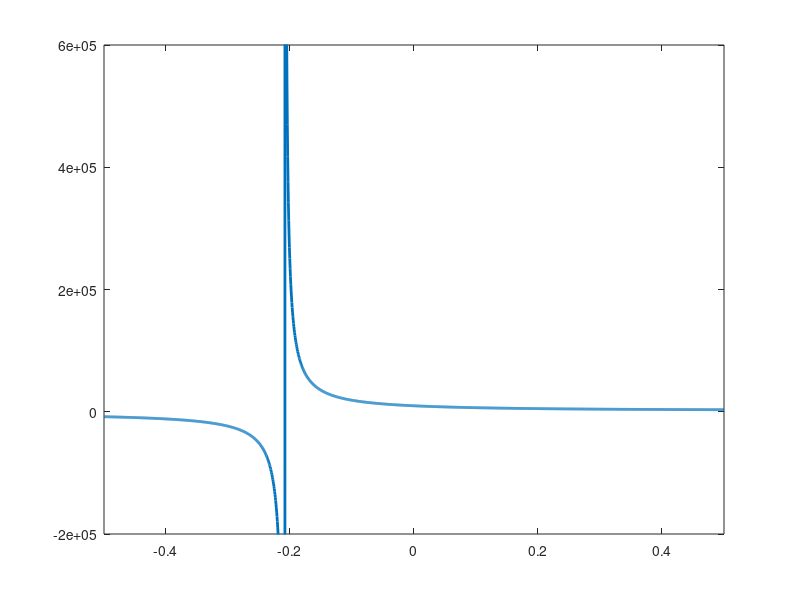

The MATLAB source for this figure: (Note: this script raises an error after producing the figure.)
% Assignment 1 (Graziani Matteo Marwan 307177)
%% INITIALIZATION (MATLAB R2024b)
clear; clc; close all;

% Structural and aerodynamic parameters (Data provided in the text) 
EJ = 1e7; % Bending stiffness [Nm^2]
GJ = 1e6; % Torsional stiffness [Nm^2]
EA = 1e8; % Strut axial stiffness [N]
Cl_alpha = 2 * pi; % Wing lift slope
Cmac_beta = -0.1; % Aileron moment coefficient
b = 14; % Wingspan [m]
c = 1; % Chord [m]
e = c/4; % Aerodynamic arm (distance AC-EA) 
ba = 2.5; % Aileron span [m]
gamma_nom = 15 * pi / 180; % Nominal strut angle
Cl_beta = pi; % Aileron lift slope

% Strut parameters
% Calculation of the wall attachment height (za) to maintain constant gamma
za = b/2 * tan(gamma_nom);

%% Point 1.a (q_D VS position of B along the chord)
% Divergence pressure analysis varying the strut position x_B 
k_eff_nom = 2 * EA * cos(gamma_nom) * sin(gamma_nom)^2 / b; 
x_range = linspace(-c/2,c/2,1800); % Range from leading edge to trailing edge
N = length(x_range);
q_D = zeros(N,1);

for i=1:N
    x_pos = x_range(i);
    % Analytical expression for divergence pressure (Ritz 1-DOF bending + 1-DOF torsion)
    q_D(i) = ((4 * EJ * GJ)/(b^4) + (k_eff_nom * x_pos^2 * EJ)/(b^3) + (k_eff_nom * GJ)/(16 * b))/ ...
        ((4 * c * e * Cl_alpha * EJ)/ (3 * b^2) + (k_eff_nom * c * e * Cl_alpha * b)/(48) + (c * x_pos * k_eff_nom * Cl_alpha * b)/(32));
end

q_D_plot = q_D; 
figure('Name', '1.a Divergence Analysis');
plot(x_range, q_D_plot, 'LineWidth', 2);
hold on;
ylim([-2e5, 6e5]);
xlim([-0.5, 0.5]);
xline(0, '--r', 'Elastic Axis', 'LineWidth', 1);
xline(-c/4, '--b', 'AC', 'LineWidth', 1);
xlabel('x_B [m]');
ylabel('q_D [Pa]');
title('Divergence Pressure vs Strut Position');
grid on;

%% Point 1.b (Control Effectiveness) 
% Study of control effectiveness varying dynamic pressure q and angle gamma 
x_fixed = -0.1;

% Simplified structural and aerodynamic stiffness matrices
K_1 = [4*EJ/b^3, 0; 0, GJ/b];
K_a = [0, c*Cl_alpha*b/4; 0, c*e*Cl_alpha*b/3];

% Load vector due to aileron deflection
f_beta = [c*Cl_beta*(b^3-(b-ba)^3)/(3*b^2); ...
          c^2*Cmac_beta*(b^2-(b-ba)^2)/(2*b) + c*e*Cl_beta*(b^2-(b-ba)^2)/(2*b)];

gamma_range = 10:2.5:20;
q_vec = linspace(0,3e5,1000);

figure('Color', 'w', 'Name', '1.b Control Effectiveness'); 
hold on; grid on;

for g = gamma_range
    g_rad = g * pi / 180;
    y_B = za / tan(g_rad); % Position y_B varies to keep the wall attachment point A fixed
    k_strut = EA * cos(g_rad) * sin(g_rad)^2 / y_B;
    
    % Additional strut stiffness matrix (bending-torsional coupling)
    K_2 = k_strut * [(y_B/b)^4, -x_fixed*(y_B/b)^3; -x_fixed*(y_B/b)^3, x_fixed^2*(y_B/b)^2];
    
    Ec = zeros(size(q_vec));
    for j = 1:length(q_vec)
        q = q_vec(j);
        % Solving the static aeroelastic system: (K_tot - q*Ka) * u = q * f_beta * beta
        u = ( (K_1 + K_2) - q*K_a ) \ (q * f_beta);
        L_R = q * c * Cl_beta * ba; % Rigid wing lift
        L_theta = q * c * Cl_alpha * u(2) * b / 2; % Additional lift due to elastic deformation
        Ec(j) = (L_R + L_theta) / L_R; % Effectiveness ratio 
    end
    plot(q_vec, Ec, 'LineWidth', 2, 'DisplayName', sprintf('\\gamma = %g°', g));
end

ylim([-80, 80]);
xlim([0, 6e4]);
yline(0, 'k--', 'Reversal');
xlabel('q [Pa]'); ylabel('E_C');
legend('Location', 'southwest'); title('1.b) Control Effectiveness');

%% Point 1.c (Deformed Shapes Comparison) 
% Comparison between clean wing and braced wing at q = 0.4 * q_D_unbraced 
q_D_nostrut = (3 * GJ) / (c * e * Cl_alpha * b^2);
q_target = 0.4 * q_D_nostrut; 
beta_0 = 10 * pi / 180; 

% Solution for the unbraced case
u_nostrut = (K_1 - q_target * K_a) \ (q_target * beta_0 * f_beta);

% Solution for the braced case (nominal configuration)
y_B_nom = za / tan(gamma_nom);
k_nom = EA * cos(gamma_nom) * sin(gamma_nom)^2 / y_B_nom;
K_2_nom = k_nom * [(y_B_nom/b)^4, -x_fixed*(y_B_nom/b)^3; -x_fixed*(y_B_nom/b)^3, x_fixed^2*(y_B_nom/b)^2];
u_strut = ( (K_1 + K_2_nom) - q_target * K_a ) \ (q_target * beta_0 * f_beta);

% Reconstruction of bending and torsional shapes along the span y
y_span = 0:0.1:b;
w_n = (y_span/b).^2 * u_nostrut(1);
th_n = (y_span/b) * u_nostrut(2);
w_s = (y_span/b).^2 * u_strut(1);
th_s = (y_span/b) * u_strut(2);

figure('Color', 'w', 'Name', '1.c Comparison');
subplot(2,1,1);
plot(y_span, w_s, 'b-', 'LineWidth', 2); hold on;
plot(y_span, w_n, 'r--', 'LineWidth', 2); grid on;
ylabel('Bending w [m]'); title('1.c) Bending Shape Comparison');
legend('With Strut (Blue)', 'Without Strut (Red)');

subplot(2,1,2);
plot(y_span, th_s*180/pi, 'b-', 'LineWidth', 2); hold on;
plot(y_span, th_n*180/pi, 'r--', 'LineWidth', 2); grid on;
xlabel('y [m]'); ylabel('\theta [deg]'); title('1.c) Torsional Shape Comparison');

%% Point 1.d (Reversal Analysis) 
% Control reversal pressure analysis 
x_rev_range = linspace(-c/2,c/2,1000);
N_rev = length(x_rev_range);
gamma = 15 * pi / 180;
k_eff = 2 * EA * cos(gamma) * sin(gamma)^2 / b; 
q_R_braced = zeros(N_rev,1);

% Theoretical reversal pressure for unbraced wing
q_R_unbraced = (GJ / b) / (c * Cl_alpha * e * b/3 - 5.6 * 1.5605) * ones(N_rev,1); 

% Inclusion of aileron effects in the aerodynamic matrix for eigenvalue calculation
K_beta = [0, -5.6 * 6.535; 0, -5.6 * 1.5605];
K_a_rev = K_a + K_beta;

for i=1:N_rev
    x = x_rev_range(i);
    K_2 = [ k_eff / 16, - k_eff * x / 8;  - k_eff * x / 8, k_eff * x^2 / 4 ];
    K_tot = K_1 + K_2;
    % Reversal pressure is the eigenvalue of the system (K_structural) * u = q * (K_total_aerodynamic) * u
    eigvals_nom = eig(K_tot, K_a_rev);
    eigvals_nom = real(eigvals_nom(abs(imag(eigvals_nom)) < 1e-6));
    q_R_braced(i) = min(eigvals_nom);
end

% Calculation of target point x_B = -0.1
x_target = -0.1;
K_2_tgt = [ k_eff / 16, - k_eff * x_target / 8;  - k_eff * x_target / 8, k_eff * x_target^2 / 4 ];
K_tot_tgt = K_1 + K_2_tgt;
eigvals_tgt = eig(K_tot_tgt, K_a_rev);
q_R_target = min(real(eigvals_tgt(abs(imag(eigvals_tgt)) < 1e-6)));

% Identification of the asymptote where effectiveness tends to infinity/changes sign
den_fun = @(x) (32 * 5.6 * 1.5605 * EJ) ./ (k_eff .* x .* b^3) + (5.6 * 1.5605) ./ (2 .* x) + (5.6 * 6.535);
x_asymp = fzero(den_fun, -0.05);

figure('Color', 'w', 'Name', '1.d Control Reversal vs Strut Position');
hold on; grid on;
q_R_plot = q_R_braced;
q_R_plot(abs(q_R_plot) > 1e6) = NaN; 
plot(x_rev_range, q_R_unbraced, '--r', 'LineWidth', 1.5, 'DisplayName', 'q_R unbraced');
plot(x_rev_range, q_R_plot, '-b', 'LineWidth', 1.5, 'DisplayName', 'q_R braced');
plot(x_target, q_R_target, 'p', 'MarkerSize', 10, 'MarkerFaceColor', 'y', 'MarkerEdgeColor', 'k', 'DisplayName', 'Target (x_B = -0.1)');
xline(x_asymp, '--', 'Color', [0.5 0.5 0.5], 'HandleVisibility', 'off');
yline(0, '-k', 'HandleVisibility', 'off');
ylim([-5e5 5e5]); xlim([-0.5 0.5]);
xlabel('Strut chordwise position x_B [m]'); ylabel('q_R [Pa]');
title('1.d: Control Reversal vs Strut Position');
legend('Location', 'northeast');

%% Point 1.e (Convergence Analysis) 
% Verification of q_D convergence by increasing the number of shape functions 
N_max = 10; 
qD_convergence = zeros(N_max, 1);
N_vector = 1:N_max;

for N_shape = 1:N_max
    % Definition of polynomial shape functions (Ritz)
    phi = cell(N_shape, 1);
    phi_dotdot = cell(N_shape, 1);
    psi = cell(N_shape, 1); 
    psi_dot = cell(N_shape, 1);
    for i = 1:N_shape
        phi{i}        = @(y) (y/b).^(i+1); % Bending (C0 and C1 zero at y=0)
        phi_dotdot{i} = @(y) ((i+1)*i/b^2) .* (y/b).^(i-1);
        psi{i}        = @(y) (y/b).^i;     % Torsion (C0 zero at y=0)
        psi_dot{i}    = @(y) (i/b) .* (y/b).^(i-1);
    end
    
    % Matrix assembly via numerical integration along the span
    K_1_loop = zeros(2*N_shape, 2*N_shape);
    K_a_loop = zeros(2*N_shape, 2*N_shape);
    for i = 1:N_shape
        for j = 1:N_shape
            K_1_loop(i,j) = integral(@(y) EJ .* phi_dotdot{i}(y) .* phi_dotdot{j}(y), 0, b);
            K_1_loop(N_shape+i, N_shape+j) = integral(@(y) GJ .* psi_dot{i}(y) .* psi_dot{j}(y), 0, b);
            K_a_loop(i, N_shape+j) = c * Cl_alpha * integral(@(y) phi{i}(y) .* psi{j}(y), 0, b);
            K_a_loop(N_shape+i, N_shape+j) = c * e * Cl_alpha * integral(@(y) psi{i}(y) .* psi{j}(y), 0, b);
        end
    end
    
    % Evaluation of shape functions at attachment point B (y=b/2)
    v_phi = zeros(N_shape,1); v_psi = zeros(N_shape,1);
    for n = 1:N_shape
        v_phi(n) = phi{n}(b/2); v_psi(n) = psi{n}(b/2); 
    end
    K_2_loop = k_eff * [ (v_phi * v_phi'), (0.1 * v_phi * v_psi'); (0.1 * v_psi * v_phi'), (0.01 * v_psi * v_psi') ];
    
    % Calculation of q_D as the minimum positive eigenvalue
    eigvals = eig(K_1_loop + K_2_loop, K_a_loop);
    qD_convergence(N_shape) = min(real(eigvals(real(eigvals)>0)));
end

figure('Color', 'w', 'Name', '1.e Convergence');
plot(N_vector, qD_convergence, '-o', 'LineWidth', 2, 'MarkerFaceColor', 'y');
grid on; xlabel('Number of Shape Functions (N)'); ylabel('q_D [Pa]');
title('1.e) Convergence of the Divergence Solution');

%% Point 1.f (Design Optimization) 
% Optimization of angle gamma to increase q_D by 40% 
N_f = 5;
x_f = -0.1;

% Calculation of base matrices for N=5
phi = cell(N_f, 1); 
phi_dotdot = cell(N_f, 1);
psi = cell(N_f, 1); 
psi_dot = cell(N_f, 1);
for i = 1:N_f
    phi{i}        = @(y) (y/b).^(i+1);
    phi_dotdot{i} = @(y) ((i+1)*i/b^2) .* (y/b).^(i-1);
    psi{i}        = @(y) (y/b).^i;
    psi_dot{i}    = @(y) (i/b) .* (y/b).^(i-1);
end

K_s1 = zeros(2*N_f, 2*N_f);
K_a = zeros(2*N_f, 2*N_f);
for i = 1:N_f
    for j = 1:N_f
        K_s1(i,j) = integral(@(y) EJ .* phi_dotdot{i}(y) .* phi_dotdot{j}(y), 0, b);
        K_s1(N_f+i, N_f+j) = integral(@(y) GJ .* psi_dot{i}(y) .* psi_dot{j}(y), 0, b);
        K_a(i, N_f+j)     = c * Cl_alpha * integral(@(y) phi{i}(y) .* psi{j}(y), 0, b);
        K_a(N_f+i, N_f+j)   = c * e * Cl_alpha * integral(@(y) psi{i}(y) .* psi{j}(y), 0, b);
    end
end

angle_range = linspace(15, 40, 25);
M = length(angle_range);
q_D_new = zeros(M, 1);
L_strut_new = zeros(M, 1);

for i = 1:M
    gamma = angle_range(i) * pi / 180;
    L_strut_new(i) = za / sin(gamma); % Variable strut length
    k_eff_new = EA * sin(gamma)^2 / L_strut_new(i);
    y_B = za / tan(gamma);
    v_phi = zeros(N_f, 1); 
    v_psi = zeros(N_f, 1);
    for j = 1:N_f
        v_phi(j) = phi{j}(y_B);
        v_psi(j) = psi{j}(y_B);
    end
    K_s2_new = k_eff_new * [ (v_phi * v_phi'), ( (-x_f) .* (v_psi * v_phi') ); ( (-x_f) .* (v_phi * v_psi') ), ( (x_f)^2 .* (v_psi * v_psi') ) ];
    K_tot_new = K_s1 + K_s2_new;
    eigvals_nom = eig(K_tot_new, K_a);
    q_D_new(i) = min(real(eigvals_nom(real(eigvals_nom) > 0)));
end

% Calculation of Baseline (gamma = 15°) for reference
v_phi = zeros(N_f, 1); 
v_psi = zeros(N_f, 1);
for j = 1:N_f
    v_phi(j) = phi{j}(b/2);
    v_psi(j) = psi{j}(b/2);
end
gamma_b = 15 * pi / 180;
k_eff_base = 2 * EA * cos(gamma_b) * sin(gamma_b)^2 /b;
K_s2_base = k_eff_base * [ (v_phi * v_phi'), ( (-x_f) .* (v_psi * v_phi') ); ( (-x_f) .* (v_phi * v_psi') ), ( (x_f)^2 .* (v_psi * v_psi') ) ];
K_tot_base = K_s1 + K_s2_base;
eigvals_nom = eig(K_tot_base, K_a);
q_D_baseline = min(real(eigvals_nom(real(eigvals_nom) > 0)));

% Find the angle that guarantees q_D_target = 1.4 * q_D_baseline
q_target_val = 1.4 * q_D_baseline; 
gamma_target = interp1(q_D_new, angle_range, q_target_val);

figure('Color', 'w', 'Name', '1.f Design Optimization Plot');
grid on; hold on;
yyaxis left
plot(angle_range, q_D_new, '-ob', 'LineWidth', 1.5, 'MarkerFaceColor', 'b', 'DisplayName', 'q_D');
ylabel('Divergence Pressure q_D [Pa]');
ylim([1.5e4, 2.4e4]);
set(gca, 'YColor', 'b');

yyaxis right
plot(angle_range, L_strut_new, '--or', 'LineWidth', 1.5, 'MarkerFaceColor', 'r', 'DisplayName', 'L_s');
ylabel('Strut Length L_s [m]');
ylim([2.5, 7.5]);
set(gca, 'YColor', 'r');

yyaxis left
plot(gamma_target, q_target_val, 'p', 'MarkerSize', 12, 'MarkerFaceColor', 'y', 'MarkerEdgeColor', 'k', 'HandleVisibility', 'off');
text(gamma_target + 0.5, q_target_val, 'Optimal Design', 'FontSize', 10, 'FontWeight', 'bold');
xlabel('Strut Angle \gamma [deg]');
title('5: Divergence and Geometry vs \gamma (x_B = -0.1, N = 5)');
legend('q_D', 'L_s', 'Location', 'northeast');
